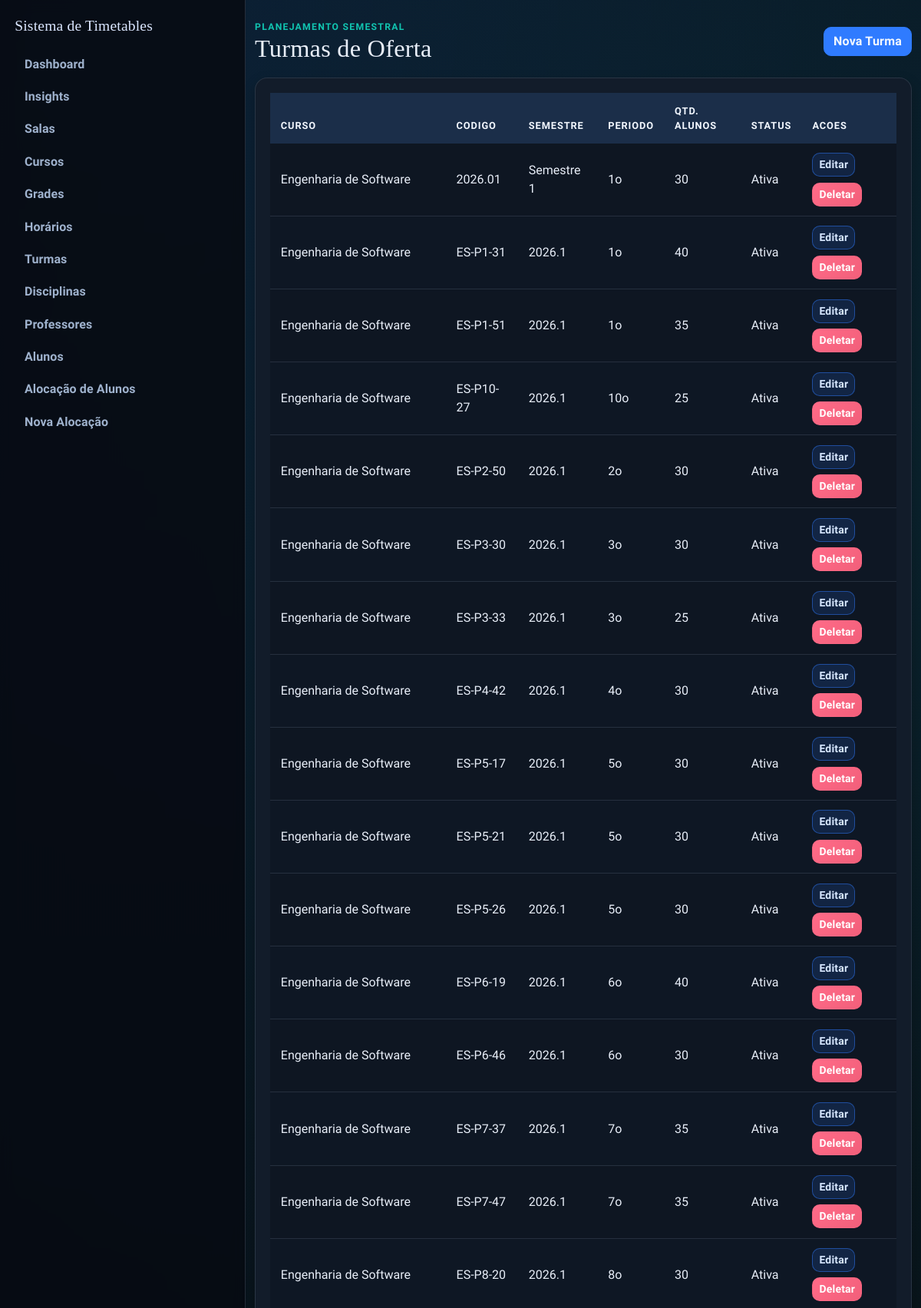
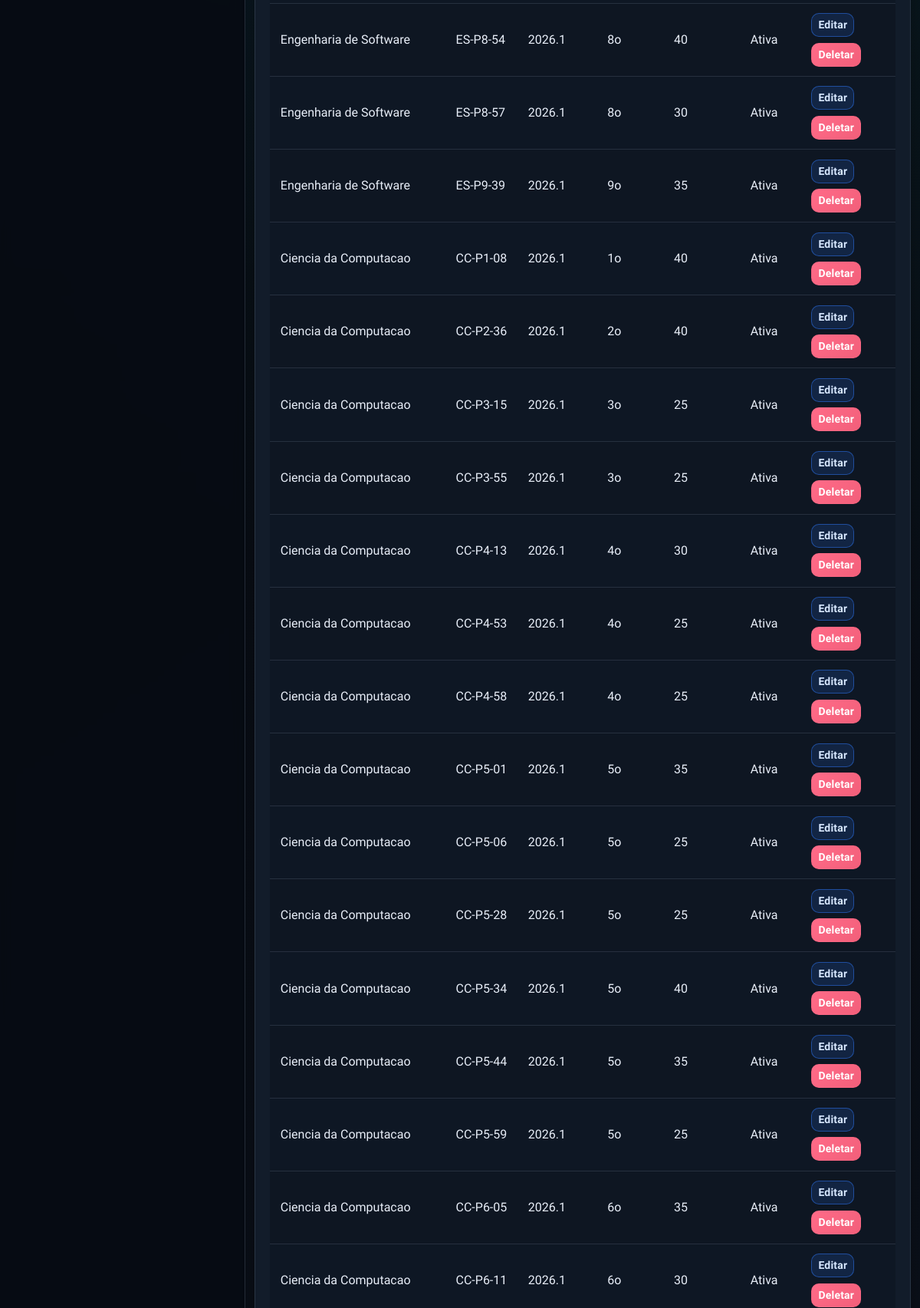
Page /turmas (signed in, upper part) on the committed database (2 pictures, top to bottom).
### app/models.py (models this page shows, shortened)
class Turma(db.Model):
    id = db.Column(db.Integer, primary_key=True)
    curso_id = db.Column(db.Integer, db.ForeignKey("curso.id"), nullable=False)
    codigo = db.Column(db.String(30), nullable=False)
    semestre_letivo = db.Column(db.String(20), nullable=False)
    periodo = db.Column(db.Integer, nullable=False)
    quantidade_alunos = db.Column(db.Integer, nullable=True)
    ativa = db.Column(db.Boolean, nullable=False, default=True)
    curso = db.relationship("Curso", backref=db.backref("turmas", lazy="select"))
    __table_args__ = (
        db.UniqueConstraint("curso_id", "codigo", "semestre_letivo", name="unique_turma_codigo_semestre"),
    )

class Curso(db.Model):
    id = db.Column(db.Integer, primary_key=True)
    nome = db.Column(db.String(120), nullable=False, unique=True)
    codigo = db.Column(db.String(20), nullable=False, unique=True)
    quantidade_periodos = db.Column(db.Integer, nullable=False, default=8)
    ativo = db.Column(db.Boolean, nullable=False, default=True)

### app/routes/admin.py (the view)
@bp.route("/turmas")
@login_required
@admin_required
def turmas():
    turmas = (
        Turma.query.options(joinedload(Turma.curso))
        .order_by(Turma.semestre_letivo.desc(), Turma.curso_id.asc(), Turma.codigo.asc())
        .all()
    )
    delete_form = DeleteForm()
    return render_template("turmas.html", turmas=turmas, delete_form=delete_form)

### app/models.py (called while the page is built)
@login_manager.user_loader
def load_user(user_id):
    return db.session.get(User, int(user_id))

    def is_admin(self):
        return self.role == 'admin'

### app/routes/helpers.py (called while the page is built)
def admin_required_redirect():
    if getattr(current_user, "is_authenticated", False) and current_user.is_admin():
        return None
    flash("Acesso restrito ao administrador.", "danger")
    return redirect(url_for("main.index"))

def admin_required(view_func):
    @wraps(view_func)
    def wrapper(*args, **kwargs):
        guard = admin_required_redirect()
        if guard:
            return guard
        return view_func(*args, **kwargs)
    return wrapper

### templates/turmas.html (shortened to what this page needs)
{% extends "base.html" %}
{% block content %}
<section class="stagger-in">
  <div class="page-head">
    <div>
      <p class="eyebrow">Planejamento Semestral</p>
      <h1>Turmas de Oferta</h1>
    </div>
    <a href="{{ url_for('main.new_turma') }}" class="btn btn-primary">Nova Turma</a>
  </div>
  <div class="surface table-shell">
    <div class="table-responsive">
      <table class="table">
        <thead>
          <tr>
            <th>Curso</th>
            <th>Codigo</th>
            <th>Semestre</th>
            <th>Periodo</th>
            <th>Qtd. Alunos</th>
            <th>Status</th>
            <th>Acoes</th>
          </tr>
        </thead>
        <tbody>
          {% for turma in turmas %}
          <tr>
            <td>{{ turma.curso.nome if turma.curso else 'Curso removido' }}</td>
            <td>{{ turma.codigo }}</td>
            <td>{{ turma.semestre_letivo }}</td>
            <td>{{ turma.periodo }}o</td>
            <td>{{ turma.quantidade_alunos if turma.quantidade_alunos else '-' }}</td>
            <td>{{ 'Ativa' if turma.ativa else 'Inativa' }}</td>
            <td class="actions-cell">
              <a href="{{ url_for('main.edit_turma', id=turma.id) }}" class="btn btn-sm btn-edit">Editar</a>
              <form
                method="POST"
                action="{{ url_for('main.delete_turma', id=turma.id) }}"
                class="d-inline"
                onsubmit="return confirm('Tem certeza que deseja deletar esta turma?');"
              >
                <button type="submit" class="btn btn-sm btn-danger">Deletar</button>
              </form>
            </td>
          </tr>
          {% endfor %}
        </tbody>
      </table>
    </div>
  </div>
</section>
{% endblock %}

### static/css/styles.css (style rules this page uses)
:root { --bg-1: #05070b; --bg-2: #0d1420; --surface: #121c2a; --surface-soft: #192636; --ink-1: #e8eef8; --ink-2: #9fb2cd; --line: #273954; --brand: #2f7bff; --brand-strong: #1f5fd0; --accent: #11c5b1; --accent-strong: #0d9788; --ok: #22c55e; --danger: #f25f7a; --warning: #f4b642; --radius-lg: 16px; --radius-md: 10px; --shadow-soft: 0 10px 26px rgba(0, 0, 0, 0.3); --shadow-subtle: 0 6px 16px rgba(0, 0, 0, 0.24); }
* { box-sizing: border-box; }
body { margin: 0; min-height: 100vh; font-family: "Source Sans 3", "Trebuchet MS", sans-serif; color: var(--ink-1); background: radial-gradient(circle at 12% 0%, rgba(47, 123, 255, 0.14), transparent 34%), radial-gradient(circle at 88% 10%, rgba(17, 197, 177, 0.1), transparent 36%), linear-gradient(145deg, var(--bg-1) 0%, var(--bg-2) 100%); }
body::before { content: ""; position: fixed; inset: 0; pointer-events: none; background-image: linear-gradient(rgba(255, 255, 255, 0.02) 1px, transparent 1px), linear-gradient(90deg, rgba(255, 255, 255, 0.02) 1px, transparent 1px); background-size: 42px 42px; opacity: 0.36; z-index: -1; }
h1, h2, h3, h4, h5, h6, .app-brand { font-family: "Bree Serif", Georgia, serif; letter-spacing: 0.2px; }
h1 { margin: 0; font-size: clamp(1.8rem, 2.7vw, 2.4rem); color: var(--ink-1); }
p, label, span, li, input, select, button { letter-spacing: 0.1px; }
.page-head { display: flex; flex-wrap: wrap; align-items: center; justify-content: space-between; gap: 0.8rem; margin-bottom: 1.15rem; }
.eyebrow { margin: 0; text-transform: uppercase; font-size: 0.76rem; letter-spacing: 1.3px; color: var(--accent); font-weight: 800; }
.surface { background: var(--surface); border: 1px solid rgba(159, 178, 205, 0.16); border-radius: var(--radius-lg); box-shadow: var(--shadow-subtle); }
.form-shell, .table-shell, .section-shell { padding: 1.2rem; }
.table-shell { overflow: hidden; }
.table { margin-bottom: 0; border-collapse: separate; border-spacing: 0; }
.table thead th { background: #1b2e49; color: #f2f7ff; border: none; font-size: 0.8rem; text-transform: uppercase; letter-spacing: 0.9px; font-weight: 700; padding: 0.85rem; }
.table tbody td { border-color: rgba(159, 178, 205, 0.16); color: var(--ink-1); padding: 0.78rem 0.85rem; vertical-align: middle; background: rgba(10, 16, 25, 0.46); }
.table tbody tr:nth-child(even) td { background: rgba(13, 21, 33, 0.6); }
.btn { border-radius: 10px; font-weight: 700; letter-spacing: 0.2px; border-width: 1px; transition: background-color 0.2s ease, border-color 0.2s ease, color 0.2s ease; }
.btn-primary { color: #f3f8ff; background: var(--brand); border-color: var(--brand); }
.btn-edit { color: #d7e7ff; background: rgba(47, 123, 255, 0.15); border-color: rgba(47, 123, 255, 0.48); }
.btn-danger { background: linear-gradient(135deg, #ff6b88 0%, var(--danger) 100%); border-color: transparent; }
.actions-cell { display: flex; align-items: center; flex-wrap: wrap; gap: 0.45rem; }
.actions-cell .btn { margin: 0; }
.actions-cell form { margin: 0; }
.stagger-in { animation: riseIn 0.45s ease both; }

### rows in the picture
Turma: curso "Engenharia de Software", codigo "2026.01", semestre_letivo "Semestre 1", periodo "1", quantidade_alunos "30", ativa "Ativa"
Turma: curso "Engenharia de Software", codigo "ES-P1-31", semestre_letivo "2026.1", periodo "1", quantidade_alunos "40", ativa "Ativa"
Turma: curso "Engenharia de Software", codigo "ES-P1-51", semestre_letivo "2026.1", periodo "1", quantidade_alunos "35", ativa "Ativa"
Turma: curso "Engenharia de Software", codigo "ES-P10-27", semestre_letivo "2026.1", periodo "10", quantidade_alunos "25", ativa "Ativa"
Turma: curso "Engenharia de Software", codigo "ES-P2-50", semestre_letivo "2026.1", periodo "2", quantidade_alunos "30", ativa "Ativa"
Turma: curso "Engenharia de Software", codigo "ES-P3-30", semestre_letivo "2026.1", periodo "3", quantidade_alunos "30", ativa "Ativa"
Turma: curso "Engenharia de Software", codigo "ES-P3-33", semestre_letivo "2026.1", periodo "3", quantidade_alunos "25", ativa "Ativa"
Turma: curso "Engenharia de Software", codigo "ES-P4-42", semestre_letivo "2026.1", periodo "4", quantidade_alunos "30", ativa "Ativa"
Turma: curso "Engenharia de Software", codigo "ES-P5-17", semestre_letivo "2026.1", periodo "5", quantidade_alunos "30", ativa "Ativa"
Turma: curso "Engenharia de Software", codigo "ES-P5-21", semestre_letivo "2026.1", periodo "5", quantidade_alunos "30", ativa "Ativa"
Turma: curso "Engenharia de Software", codigo "ES-P5-26", semestre_letivo "2026.1", periodo "5", quantidade_alunos "30", ativa "Ativa"
Turma: curso "Engenharia de Software", codigo "ES-P6-19", semestre_letivo "2026.1", periodo "6", quantidade_alunos "40", ativa "Ativa"
Turma: curso "Engenharia de Software", codigo "ES-P6-46", semestre_letivo "2026.1", periodo "6", quantidade_alunos "30", ativa "Ativa"
Turma: curso "Engenharia de Software", codigo "ES-P7-37", semestre_letivo "2026.1", periodo "7", quantidade_alunos "35", ativa "Ativa"
Turma: curso "Engenharia de Software", codigo "ES-P7-47", semestre_letivo "2026.1", periodo "7", quantidade_alunos "35", ativa "Ativa"
Turma: curso "Engenharia de Software", codigo "ES-P8-20", semestre_letivo "2026.1", periodo "8", quantidade_alunos "30", ativa "Ativa"
Turma: curso "Engenharia de Software", codigo "ES-P8-54", semestre_letivo "2026.1", periodo "8", quantidade_alunos "40", ativa "Ativa"
Turma: curso "Engenharia de Software", codigo "ES-P8-57", semestre_letivo "2026.1", periodo "8", quantidade_alunos "30", ativa "Ativa"
Turma: curso "Engenharia de Software", codigo "ES-P9-39", semestre_letivo "2026.1", periodo "9", quantidade_alunos "35", ativa "Ativa"
Turma: curso "Ciencia da Computacao", codigo "CC-P1-08", semestre_letivo "2026.1", periodo "1", quantidade_alunos "40", ativa "Ativa"
Turma: curso "Ciencia da Computacao", codigo "CC-P2-36", semestre_letivo "2026.1", periodo "2", quantidade_alunos "40", ativa "Ativa"
Turma: curso "Ciencia da Computacao", codigo "CC-P3-15", semestre_letivo "2026.1", periodo "3", quantidade_alunos "25", ativa "Ativa"
Turma: curso "Ciencia da Computacao", codigo "CC-P3-55", semestre_letivo "2026.1", periodo "3", quantidade_alunos "25", ativa "Ativa"
Turma: curso "Ciencia da Computacao", codigo "CC-P4-13", semestre_letivo "2026.1", periodo "4", quantidade_alunos "30", ativa "Ativa"
Turma: curso "Ciencia da Computacao", codigo "CC-P4-53", semestre_letivo "2026.1", periodo "4", quantidade_alunos "25", ativa "Ativa"
Turma: curso "Ciencia da Computacao", codigo "CC-P4-58", semestre_letivo "2026.1", periodo "4", quantidade_alunos "25", ativa "Ativa"
Turma: curso "Ciencia da Computacao", codigo "CC-P5-01", semestre_letivo "2026.1", periodo "5", quantidade_alunos "35", ativa "Ativa"
Turma: curso "Ciencia da Computacao", codigo "CC-P5-06", semestre_letivo "2026.1", periodo "5", quantidade_alunos "25", ativa "Ativa"
Turma: curso "Ciencia da Computacao", codigo "CC-P5-28", semestre_letivo "2026.1", periodo "5", quantidade_alunos "25", ativa "Ativa"
Turma: curso "Ciencia da Computacao", codigo "CC-P5-34", semestre_letivo "2026.1", periodo "5", quantidade_alunos "40", ativa "Ativa"
Turma: curso "Ciencia da Computacao", codigo "CC-P5-44", semestre_letivo "2026.1", periodo "5", quantidade_alunos "35", ativa "Ativa"
Turma: curso "Ciencia da Computacao", codigo "CC-P5-59", semestre_letivo "2026.1", periodo "5", quantidade_alunos "25", ativa "Ativa"
Turma: curso "Ciencia da Computacao", codigo "CC-P6-05", semestre_letivo "2026.1", periodo "6", quantidade_alunos "35", ativa "Ativa"
Turma: curso "Ciencia da Computacao", codigo "CC-P6-11", semestre_letivo "2026.1", periodo "6", quantidade_alunos "30", ativa "Ativa"
